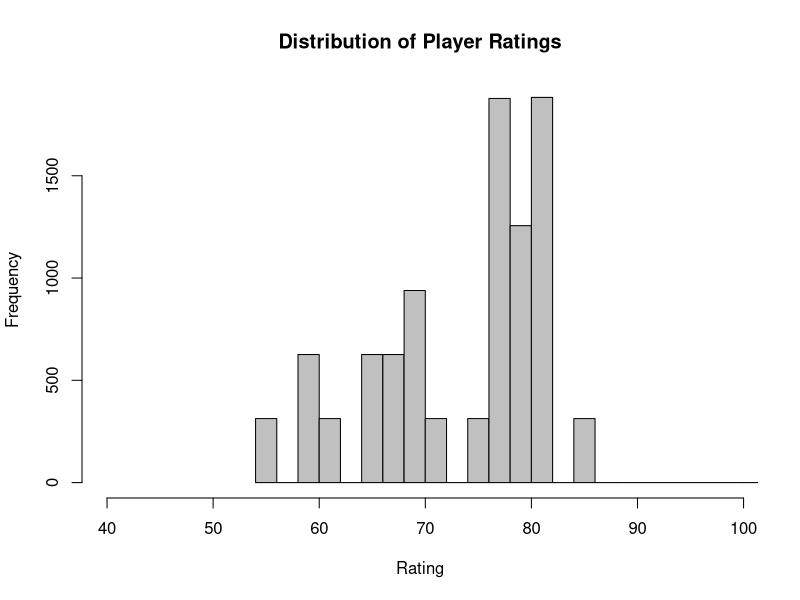

Here is the R script that generated this plot:
dat1 <- read.csv("mediumSet.csv", header=F)$V1
hist(dat1, col="#C0C0C0", main="Distribution of Player Ratings", xlab ="Rating", ylab = "Frequency",xlim = c(40,99), breaks = 400)

